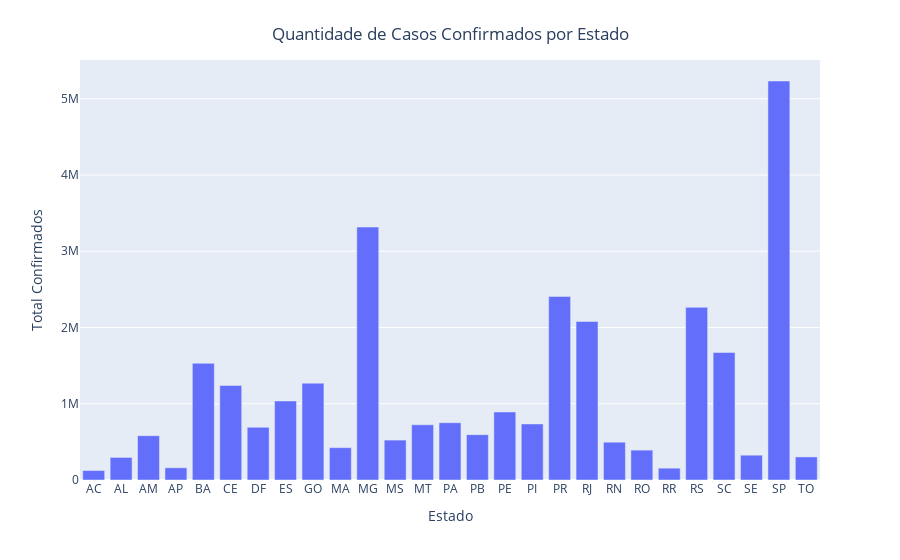

Notebook cell for this chart:
### Code cell
fig_casos_estados = px.bar(casos_confirmados_estados, x='state', y ='confirmed', labels={
    'state': 'Estado',
    'confirmed': 'Total Confirmados'})

fig_casos_estados.update_layout(title={
    'text' : 'Quantidade de Casos Confirmados por Estado',
    'y': 0.95,
    'x': 0.5
})

fig_casos_estados

### Figure 1 — Plotly figure (JSON) as saved in the notebook; plotly's stock layout.template omitted (floating-point values rounded to 4 significant figures)
{"data": [{"alignmentgroup": "True", "hovertemplate": "Estado=%{x}<br>Total Confirmados=%{y}<extra></extra>", "legendgroup": "", "marker": {"color": "#636efa", "pattern": {"shape": ""}}, "name": "", "offsetgroup": "", "orientation": "v", "showlegend": false, "textposition": "auto", "type": "bar", "x": ["AC", "AL", "AM", "AP", "BA", "CE", "DF", "ES", "GO", "MA", "MG", "MS", "MT", "PA", "PB", "PE", "PI", "PR", "RJ", "RN", "RO", "RR", "RS", "SC", "SE", "SP", "TO"], "xaxis": "x", "y": [123808, 295972, 581070, 160328, 1530054, 1239746, 691353, 1037188, 1269853, 424199, 3317401, 523565, 724653, 751293, 594891, 892115, 735030, 2407960, 2078817, 495749, 391943, 155062, 2263880, 1671175, 325274, 5232374, 302502], "yaxis": "y"}], "layout": {"barmode": "relative", "legend": {"tracegroupgap": 0}, "margin": {"t": 60}, "title": {"text": "Quantidade de Casos Confirmados por Estado", "x": 0.5, "y": 0.95}, "xaxis": {"anchor": "y", "domain": [0, 1], "title": {"text": "Estado"}}, "yaxis": {"anchor": "x", "domain": [0, 1], "title": {"text": "Total Confirmados"}}}}
